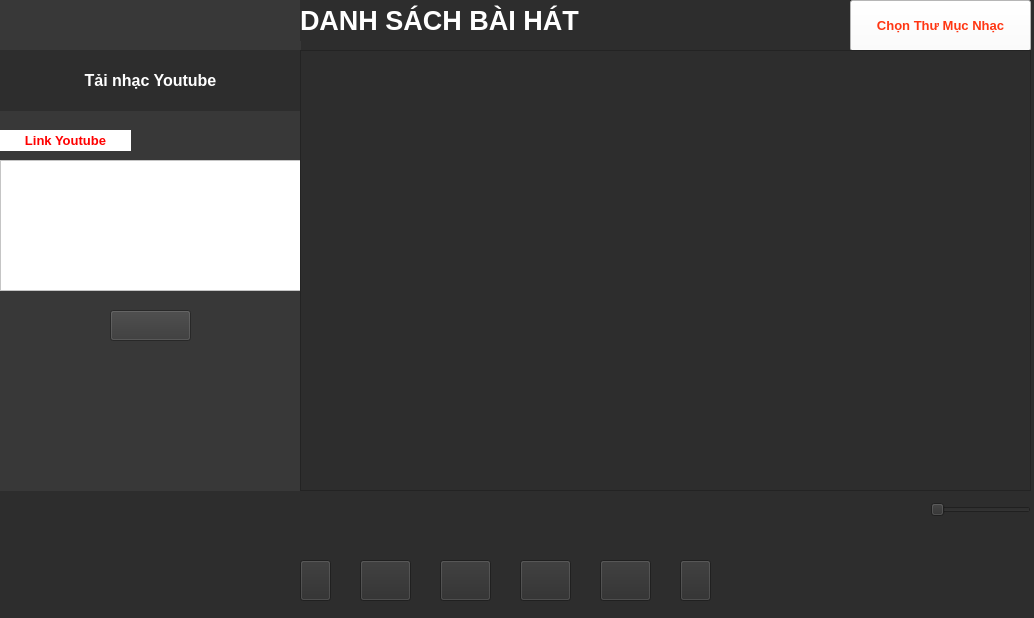
<?xml version="1.0" encoding="UTF-8"?>
<ui version="4.0">
 <class>MainWindow</class>
 <widget class="QMainWindow" name="MainWindow">
  <property name="geometry">
   <rect>
    <x>0</x>
    <y>0</y>
    <width>1034</width>
    <height>618</height>
   </rect>
  </property>
  <property name="windowTitle">
   <string>MainWindow</string>
  </property>
  <property name="styleSheet">
   <string notr="true">background-color: rgb(45, 45, 45);</string>
  </property>
  <widget class="QWidget" name="widget_2">
   <property name="enabled">
    <bool>true</bool>
   </property>
   <property name="styleSheet">
    <string notr="true"/>
   </property>
   <widget class="QWidget" name="widget" native="true">
    <property name="geometry">
     <rect>
      <x>0</x>
      <y>0</y>
      <width>301</width>
      <height>491</height>
     </rect>
    </property>
    <property name="styleSheet">
     <string notr="true">background-color: rgb(56, 56, 56);</string>
    </property>
    <widget class="QLabel" name="lb_dsNhac">
     <property name="geometry">
      <rect>
       <x>0</x>
       <y>50</y>
       <width>301</width>
       <height>61</height>
      </rect>
     </property>
     <property name="font">
      <font>
       <family>Arial</family>
       <pointsize>12</pointsize>
       <weight>75</weight>
       <bold>true</bold>
      </font>
     </property>
     <property name="accessibleName">
      <string/>
     </property>
     <property name="styleSheet">
      <string notr="true">color: rgb(255, 255, 255);
background-color: rgb(45, 45, 45);</string>
     </property>
     <property name="text">
      <string>Tải nhạc Youtube</string>
     </property>
     <property name="scaledContents">
      <bool>false</bool>
     </property>
     <property name="alignment">
      <set>Qt::AlignCenter</set>
     </property>
    </widget>
    <widget class="QLabel" name="lb_tbao">
     <property name="geometry">
      <rect>
       <x>0</x>
       <y>460</y>
       <width>301</width>
       <height>31</height>
      </rect>
     </property>
     <property name="font">
      <font>
       <family>Arial</family>
       <pointsize>10</pointsize>
       <weight>75</weight>
       <bold>true</bold>
      </font>
     </property>
     <property name="styleSheet">
      <string notr="true">
color: rgb(255, 255, 255);
</string>
     </property>
     <property name="text">
      <string/>
     </property>
    </widget>
    <widget class="QPushButton" name="btn_tainhac">
     <property name="geometry">
      <rect>
       <x>110</x>
       <y>310</y>
       <width>81</width>
       <height>31</height>
      </rect>
     </property>
     <property name="font">
      <font>
       <family>Arial</family>
       <pointsize>12</pointsize>
       <weight>75</weight>
       <bold>true</bold>
      </font>
     </property>
     <property name="styleSheet">
      <string notr="true">color: rgb(85, 85, 255);

</string>
     </property>
     <property name="text">
      <string/>
     </property>
     <property name="icon">
      <iconset>
       <normaloff>icon/download.png</normaloff>icon/download.png</iconset>
     </property>
    </widget>
    <widget class="QTextEdit" name="txt_url">
     <property name="geometry">
      <rect>
       <x>0</x>
       <y>160</y>
       <width>301</width>
       <height>131</height>
      </rect>
     </property>
     <property name="font">
      <font>
       <family>Arial</family>
       <pointsize>10</pointsize>
      </font>
     </property>
     <property name="styleSheet">
      <string notr="true">background-color: rgb(255, 255, 255);
color: rgb(0, 0, 0);
</string>
     </property>
    </widget>
    <widget class="QLabel" name="label_3">
     <property name="geometry">
      <rect>
       <x>0</x>
       <y>130</y>
       <width>131</width>
       <height>21</height>
      </rect>
     </property>
     <property name="font">
      <font>
       <family>Arial</family>
       <pointsize>10</pointsize>
       <weight>75</weight>
       <bold>true</bold>
      </font>
     </property>
     <property name="styleSheet">
      <string notr="true">background-color: rgb(255, 255, 255);
color: rgb(255, 0, 0);</string>
     </property>
     <property name="text">
      <string>Link Youtube</string>
     </property>
     <property name="alignment">
      <set>Qt::AlignCenter</set>
     </property>
    </widget>
   </widget>
   <widget class="QLabel" name="label">
    <property name="geometry">
     <rect>
      <x>300</x>
      <y>0</y>
      <width>361</width>
      <height>41</height>
     </rect>
    </property>
    <property name="font">
     <font>
      <family>Arial</family>
      <pointsize>20</pointsize>
      <weight>75</weight>
      <bold>true</bold>
     </font>
    </property>
    <property name="styleSheet">
     <string notr="true">color: rgb(255, 255, 255);</string>
    </property>
    <property name="text">
     <string>DANH SÁCH BÀI HÁT</string>
    </property>
   </widget>
   <widget class="QPushButton" name="btn_play">
    <property name="geometry">
     <rect>
      <x>520</x>
      <y>560</y>
      <width>51</width>
      <height>41</height>
     </rect>
    </property>
    <property name="styleSheet">
     <string notr="true"/>
    </property>
    <property name="text">
     <string/>
    </property>
    <property name="icon">
     <iconset>
      <normaloff>icon/play1.png</normaloff>icon/play1.png</iconset>
    </property>
   </widget>
   <widget class="QPushButton" name="btn_prev">
    <property name="geometry">
     <rect>
      <x>360</x>
      <y>560</y>
      <width>51</width>
      <height>41</height>
     </rect>
    </property>
    <property name="styleSheet">
     <string notr="true"/>
    </property>
    <property name="text">
     <string/>
    </property>
    <property name="icon">
     <iconset>
      <normaloff>icon/previous.png</normaloff>icon/previous.png</iconset>
    </property>
   </widget>
   <widget class="QPushButton" name="btn_next">
    <property name="geometry">
     <rect>
      <x>600</x>
      <y>560</y>
      <width>51</width>
      <height>41</height>
     </rect>
    </property>
    <property name="styleSheet">
     <string notr="true"/>
    </property>
    <property name="text">
     <string/>
    </property>
    <property name="icon">
     <iconset>
      <normaloff>icon/skip.png</normaloff>icon/skip.png</iconset>
    </property>
   </widget>
   <widget class="QPushButton" name="btn_Random">
    <property name="geometry">
     <rect>
      <x>300</x>
      <y>560</y>
      <width>31</width>
      <height>41</height>
     </rect>
    </property>
    <property name="text">
     <string/>
    </property>
    <property name="icon">
     <iconset>
      <normaloff>icon/random-off.png</normaloff>icon/random-off.png</iconset>
    </property>
   </widget>
   <widget class="QPushButton" name="btn_chonThuMuc">
    <property name="geometry">
     <rect>
      <x>850</x>
      <y>0</y>
      <width>181</width>
      <height>51</height>
     </rect>
    </property>
    <property name="font">
     <font>
      <family>Arial</family>
      <pointsize>10</pointsize>
      <weight>75</weight>
      <bold>true</bold>
     </font>
    </property>
    <property name="styleSheet">
     <string notr="true">color: rgb(255, 54, 19);
background-color: rgb(255, 255, 255);</string>
    </property>
    <property name="text">
     <string>Chọn Thư Mục Nhạc</string>
    </property>
   </widget>
   <widget class="QPushButton" name="btn_repeat">
    <property name="geometry">
     <rect>
      <x>680</x>
      <y>560</y>
      <width>31</width>
      <height>41</height>
     </rect>
    </property>
    <property name="text">
     <string/>
    </property>
    <property name="icon">
     <iconset>
      <normaloff>icon/repeat-active.png</normaloff>icon/repeat-active.png</iconset>
    </property>
   </widget>
   <widget class="QListWidget" name="lw_dsBH">
    <property name="geometry">
     <rect>
      <x>300</x>
      <y>50</y>
      <width>731</width>
      <height>441</height>
     </rect>
    </property>
    <property name="font">
     <font>
      <family>Arial</family>
      <pointsize>12</pointsize>
      <weight>75</weight>
      <bold>true</bold>
     </font>
    </property>
    <property name="styleSheet">
     <string notr="true">color: rgb(255, 255, 255);</string>
    </property>
   </widget>
   <widget class="QPushButton" name="btn_pause">
    <property name="geometry">
     <rect>
      <x>440</x>
      <y>560</y>
      <width>51</width>
      <height>41</height>
     </rect>
    </property>
    <property name="styleSheet">
     <string notr="true"/>
    </property>
    <property name="text">
     <string/>
    </property>
    <property name="icon">
     <iconset>
      <normaloff>icon/pause.png</normaloff>icon/pause.png</iconset>
    </property>
   </widget>
   <widget class="QSlider" name="slider_adjustVolume">
    <property name="geometry">
     <rect>
      <x>930</x>
      <y>500</y>
      <width>101</width>
      <height>20</height>
     </rect>
    </property>
    <property name="orientation">
     <enum>Qt::Horizontal</enum>
    </property>
   </widget>
   <widget class="QLabel" name="label_2">
    <property name="geometry">
     <rect>
      <x>880</x>
      <y>500</y>
      <width>51</width>
      <height>21</height>
     </rect>
    </property>
    <property name="font">
     <font>
      <family>Consolas</family>
      <pointsize>12</pointsize>
      <weight>75</weight>
      <bold>true</bold>
     </font>
    </property>
    <property name="styleSheet">
     <string notr="true">color: rgb(255, 255, 255);</string>
    </property>
    <property name="text">
     <string/>
    </property>
    <property name="pixmap">
     <pixmap>icon/audio.png</pixmap>
    </property>
    <property name="alignment">
     <set>Qt::AlignCenter</set>
    </property>
   </widget>
  </widget>
 </widget>
 <resources/>
 <connections/>
</ui>
